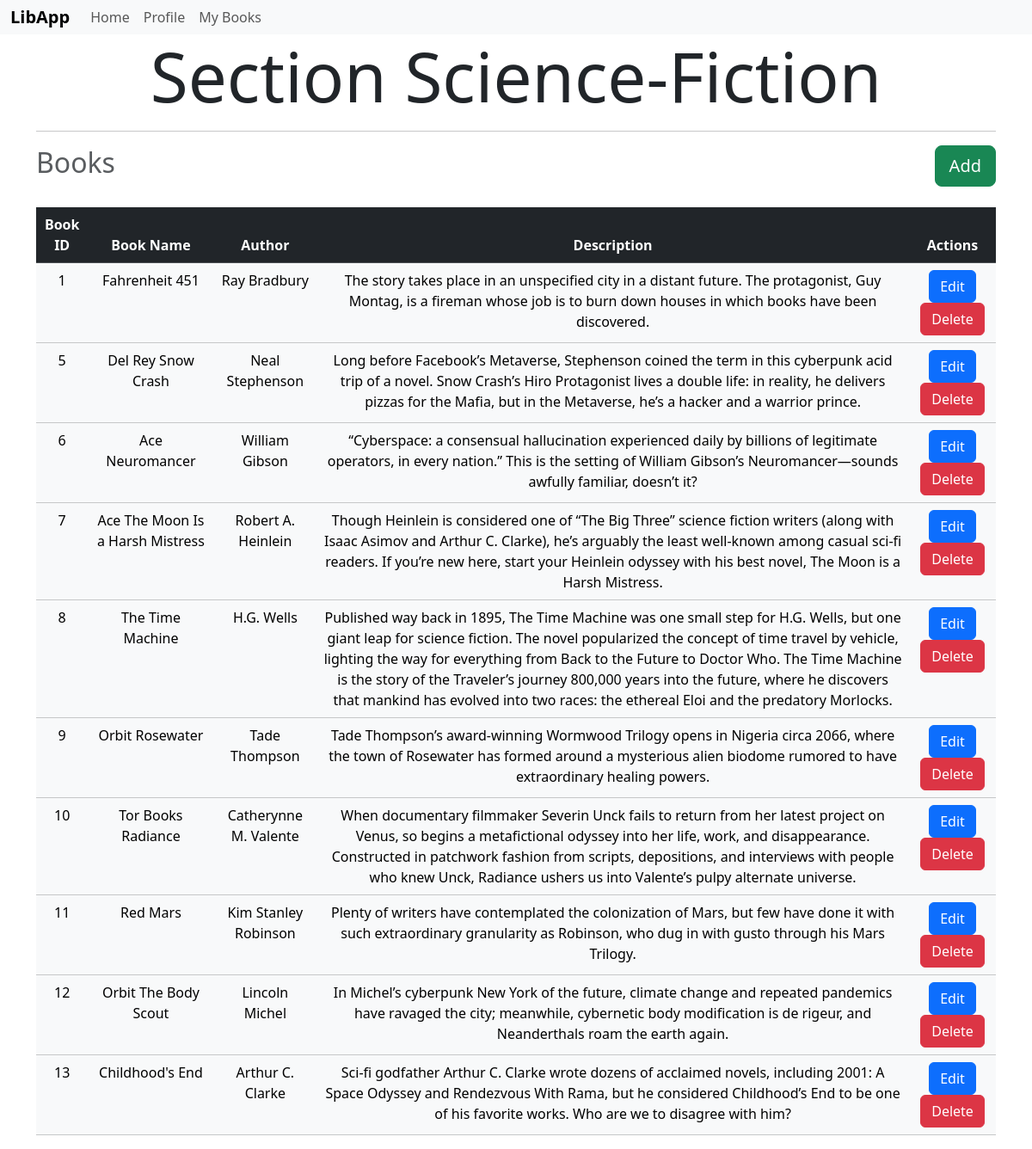
The app's page /section/1/ (signed in) with its own data.
### models.py (models this page shows)
class Section(db.Model):
    __tablename__ = 'section'
    id = db.Column(db.Integer, primary_key=True)
    name = db.Column(db.String(64), nullable=True)
    datecreated = db.Column(DateTime, nullable = False)
    description = db.Column(db.String(512), unique=True, nullable = False)
    bookname = db.relationship('Book', backref='section', lazy=True)

class Book(db.Model):
    __tablename__ = 'book'
    id = db.Column(db.Integer, primary_key=True)
    name = db.Column(db.String(64), nullable=False)
    section_id = db.Column(db.Integer, db.ForeignKey('section.id'), nullable=False)
    content = db.Column(db.String(512), unique=True, nullable = False)
    author = db.Column(db.String(64), nullable = False)
    dateissue = db.Column(DateTime, nullable = True)
    status = db.Column(db.String(64), nullable = True)

### routes.py (the view)
@app.route('/section/<int:id>/')
@admin_required
def show_section(id):
    section = Section.query.get(id)
    if not section:
        flash('Section does not exist')
        return redirect(url_for('admin'))
    return render_template('section/show.html', section=section)

### routes.py (called while the page is built)
def admin_required(func):
    @wraps(func)
    def inner(*args, **kwargs):
        if 'user_id' not in session:
            flash('Please login to continue')
            return redirect(url_for('login'))
        user = User.query.get(session['user_id'])
        if not user.is_admin:
            flash('You are not authorized to access this page')
            return redirect(url_for('index'))
        return func(*args, **kwargs)
    return inner

### templates/section/show.html (shortened to what this page needs)
{% extends 'layout.html' %}
{% block content %}
<h1 class="display-1 text-center">
    <b>
        Section {{section.name}}
    </b>
</h1>
<hr>
<div class="heading">
    <h2 class="text-muted text-center">
        Books
    </h2>
    <div class="d-grid">
        <a href="{{url_for('add_book', section_id=section.id)}}" class="btn btn-success btn-lg">
                Add
        </a>
    </div>
</div>
<br>
<table class="table table-dark text-center">
    <thead>
        <tr class="table-dark">
            <th>Book ID</th>
            <th>Book Name</th>
            <th>Author</th>
            <th>Description</th>
            <th>Actions</th>
        </tr>
    </thead>
    <tbody>
        {% for book in section.bookname %}
        <tr class="table-light">
            <td>{{book.id}}</td>
            <td>{{book.name}}</td>
            <td>{{book.author}}</td>
            <td>{{book.content}}</td>
            <td>
                <a href="{{url_for('edit_book', id=book.id)}}" class="btn btn-primary">
                    Edit
                </a>
                <a href="{{url_for('delete_book', id=book.id)}}" class="btn btn-danger">
                    Delete
                </a>
            </td>
        </tr>
        {% endfor %}
    </tbody>
</table>
{% endblock %}

### templates/layout.html (style rules this page uses)
body { margin: 0; padding: 0; background-image: url("../static/bg.jpg"); background-size: cover; background-position: center; background-repeat: no-repeat; background-attachment: fixed; }

### templates/section/show.html (style rules this page uses)
.heading { display: flex; flex-direction: row; justify-content: space-between; align-items: center; }
body { margin: 0; padding: 0; background-image: url("../../static/bg.jpg"); background-size: cover; background-position: center; background-repeat: no-repeat; background-attachment: fixed; }

### records on screen
Section: name "Science-Fiction"
Book: id "1", name "Fahrenheit 451", author "Ray Bradbury", content "The story takes place in an unspecified city in a distant future. The protagonist, Guy Montag, is a fireman whose job is to burn down houses in which books have been discovered."
Book: id "5", name "Del Rey Snow Crash", author "Neal Stephenson", content "Long before Facebook’s Metaverse, Stephenson coined the term in this cyberpunk acid trip of a novel. Snow Crash’s Hiro Protagonist lives a double life: in reality, he delivers pizzas for the Mafia, but in the Metaverse, he’s a hacker and a warrior prince."
Book: id "6", name "Ace Neuromancer", author "William Gibson", content "“Cyberspace: a consensual hallucination experienced daily by billions of legitimate operators, in every nation.” This is the setting of William Gibson’s Neuromancer—sounds awfully familiar, doesn’t it?"
Book: id "7", name "Ace The Moon Is a Harsh Mistress", author "Robert A. Heinlein", content "Though Heinlein is considered one of “The Big Three” science fiction writers (along with Isaac Asimov and Arthur C. Clarke), he’s arguably the least well-known among casual sci-fi readers. If you’re new here, start your Heinlein odyssey with his best novel, The Moon is a Harsh Mistress."
Book: id "8", name "The Time Machine", author "H.G. Wells", content "Published way back in 1895, The Time Machine was one small step for H.G. Wells, but one giant leap for science fiction. The novel popularized the concept of time travel by vehicle, lighting the way for everything from Back to the Future to Doctor Who. The Time Machine is the story of the Traveler’s journey 800,000 years into the future, where he discovers that mankind has evolved into two races: the ethereal Eloi and the predatory Morlocks."
Book: id "9", name "Orbit Rosewater", author "Tade Thompson", content "Tade Thompson’s award-winning Wormwood Trilogy opens in Nigeria circa 2066, where the town of Rosewater has formed around a mysterious alien biodome rumored to have extraordinary healing powers."
Book: id "10", name "Tor Books Radiance", author "Catherynne M. Valente", content "When documentary filmmaker Severin Unck fails to return from her latest project on Venus, so begins a metafictional odyssey into her life, work, and disappearance. Constructed in patchwork fashion from scripts, depositions, and interviews with people who knew Unck, Radiance ushers us into Valente’s pulpy alternate universe."
Book: id "11", name "Red Mars", author "Kim Stanley Robinson", content "Plenty of writers have contemplated the colonization of Mars, but few have done it with such extraordinary granularity as Robinson, who dug in with gusto through his Mars Trilogy."
Book: id "12", name "Orbit The Body Scout", author "Lincoln Michel", content "In Michel’s cyberpunk New York of the future, climate change and repeated pandemics have ravaged the city; meanwhile, cybernetic body modification is de rigeur, and Neanderthals roam the earth again."
Book: id "13", name "Childhood's End", author "Arthur C. Clarke", content "Sci-fi godfather Arthur C. Clarke wrote dozens of acclaimed novels, including 2001: A Space Odyssey and Rendezvous With Rama, but he considered Childhood’s End to be one of his favorite works. Who are we to disagree with him?"
